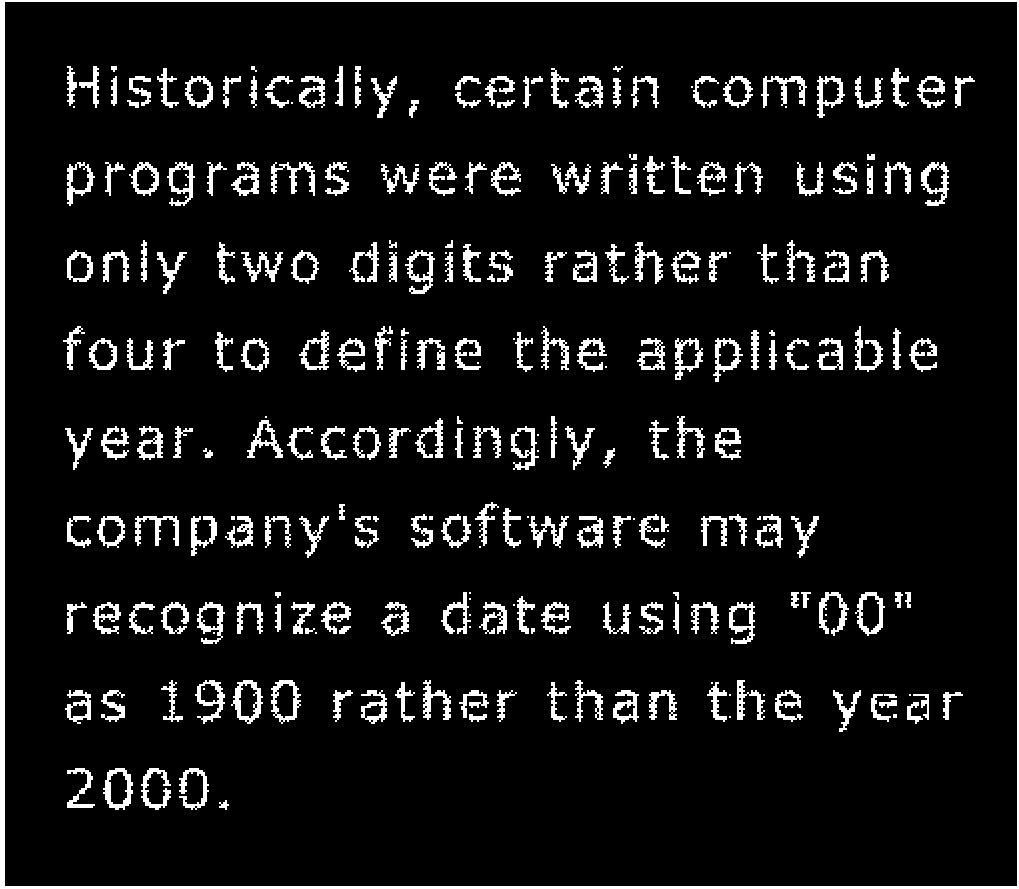
%> input picture Lab4-Morphology-main/Lab4-Morphology-main/assets/text-broken.tif, 1019 x 889 px
$ octave lab4_task1_1.m   (GNU Octave 9; MATLAB toolbox functions it lacks are replaced by stand-ins)
%> lines starting %> are read from the running program, lines starting %| are printed output that depends on the picture; in (x1, y1, x2, y2) boxes, pixels count from 0 and x2, y2 are one past the last pixel; in counts of white or black regions, pixels touching at a corner belong together; the program's own positions count from 1
A = imread('assets/text-broken.tif');
%> A: size 889x1019 logical; 8.3% white; 266 white regions (38 under 20 px), largest, box (x1, y1, x2, y2) and area: (0, 0, 1019, 889) 11283, (231, 680, 263, 724) 536, (921, 162, 949, 206) 524
B1 = [0 1 0;
     1 1 1;
     0 1 0];    % create structuring element
B2 = ones(3,3);
B3 = ones(5,5);
A1 = imdilate(A, B1);
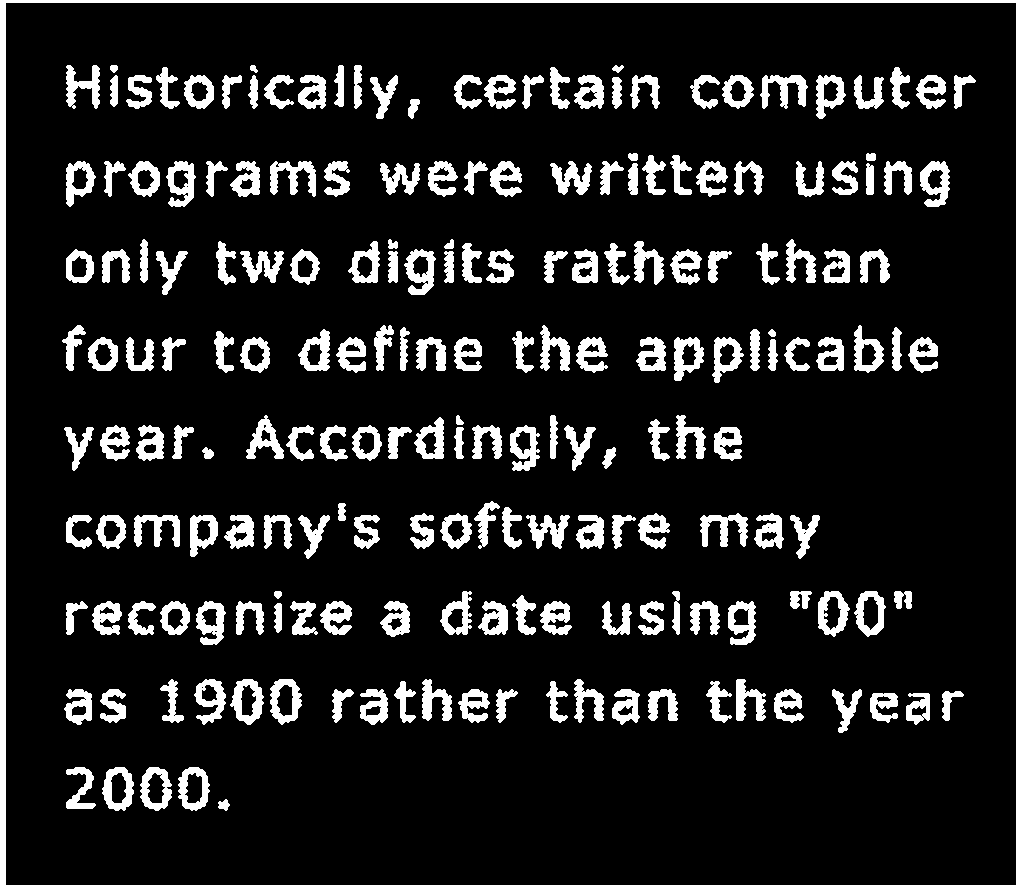
%> A1: size 889x1019 logical; 12.7% white; 202 white regions, largest, box (x1, y1, x2, y2) and area: (0, 0, 1019, 889) 15071, (270, 161, 316, 197) 838, (760, 75, 808, 109) 815
A2 = imdilate(A1, B1);
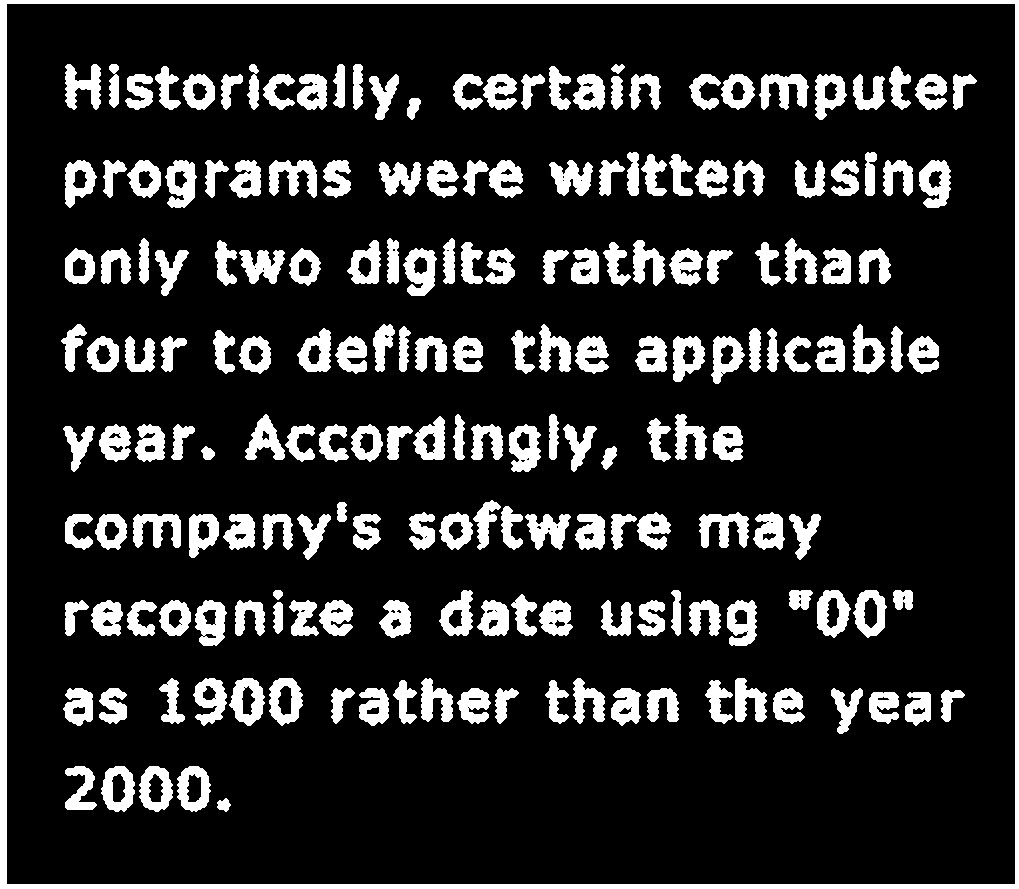
%> A2: size 889x1019 logical; 16.3% white; 194 white regions, largest, box (x1, y1, x2, y2) and area: (0, 0, 1019, 889) 18851, (269, 160, 317, 198) 1087, (759, 74, 809, 110) 1052
A3 = imdilate(A2, B1);
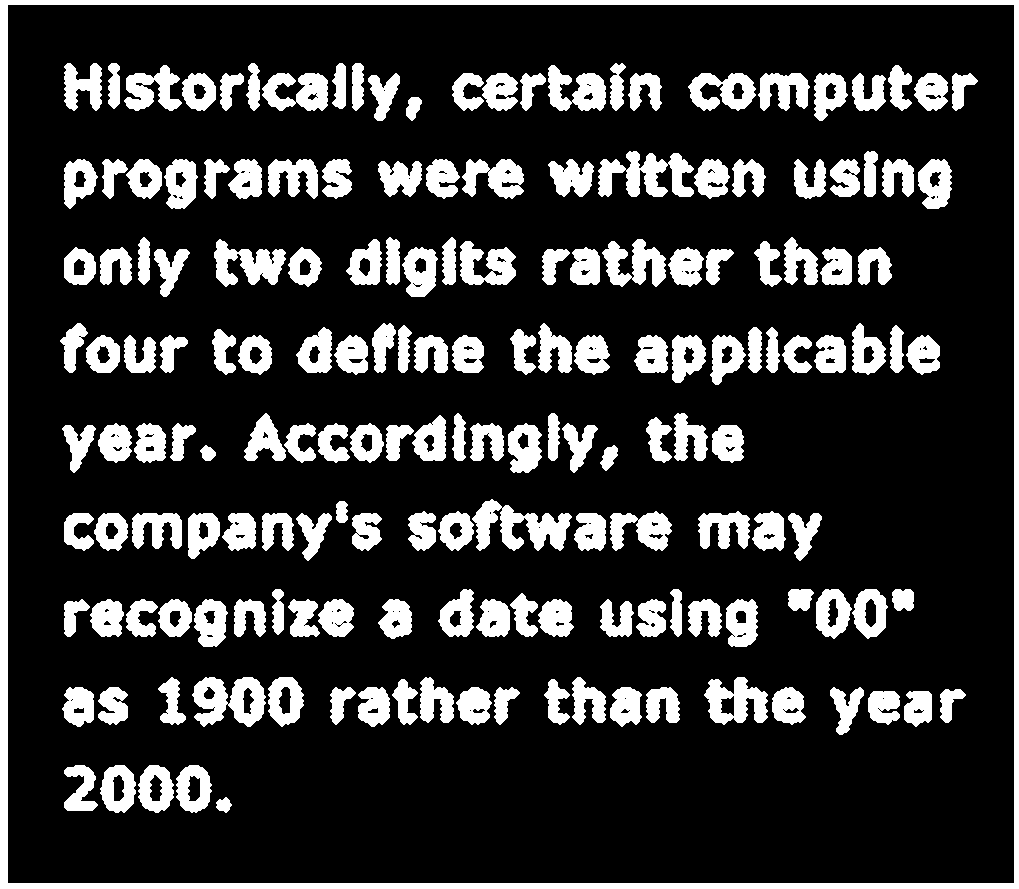
%> A3: size 889x1019 logical; 19.8% white; 176 white regions, largest, box (x1, y1, x2, y2) and area: (0, 0, 1019, 889) 22623, (472, 499, 572, 551) 2611, (598, 151, 694, 197) 2500
A4 = imdilate(A3, B1);
%> A4: size 889x1019 logical; 23.2% white; 125 white regions, largest, box (x1, y1, x2, y2) and area: (0, 0, 1019, 889) 26387, (243, 412, 447, 464) 5873, (407, 498, 573, 552) 5025
A5 = imdilate(A4, B1);
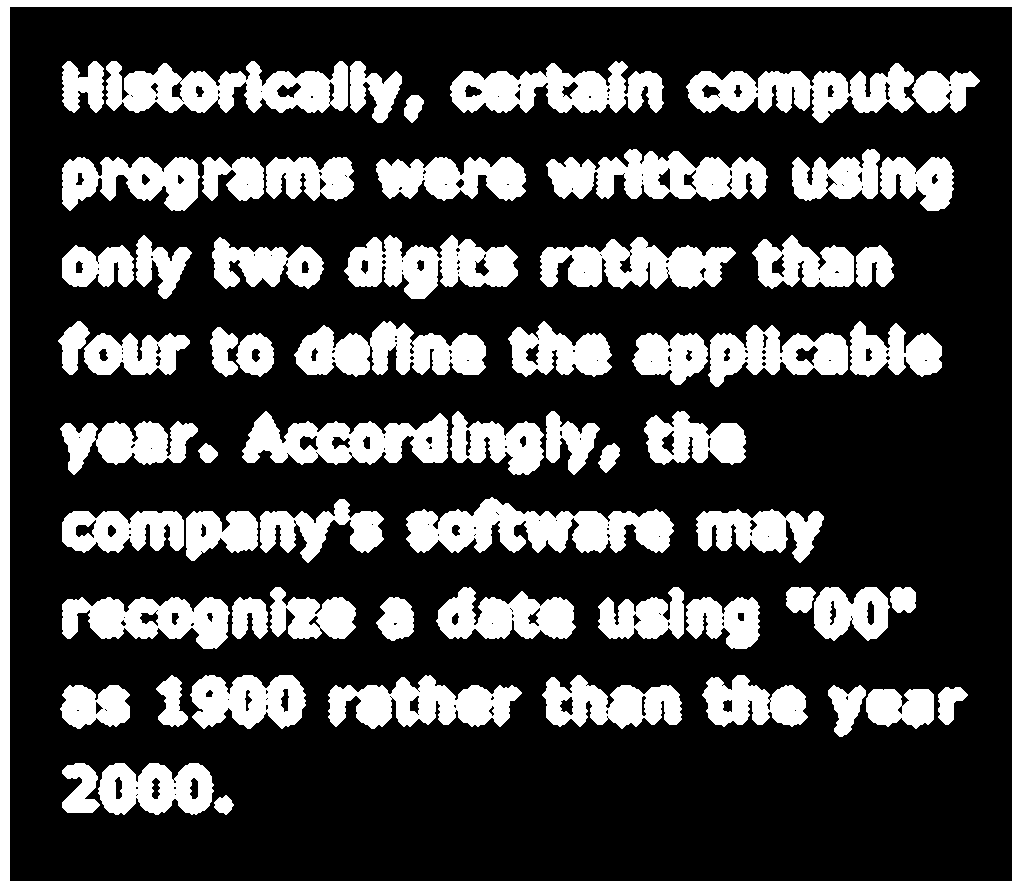
%> A5: size 889x1019 logical; 26.4% white; 65 white regions, largest, box (x1, y1, x2, y2) and area: (0, 0, 1019, 889) 30143, (406, 497, 674, 553) 8920, (106, 61, 348, 113) 8046

montage({A,A2, A5},'Size',[1 3])
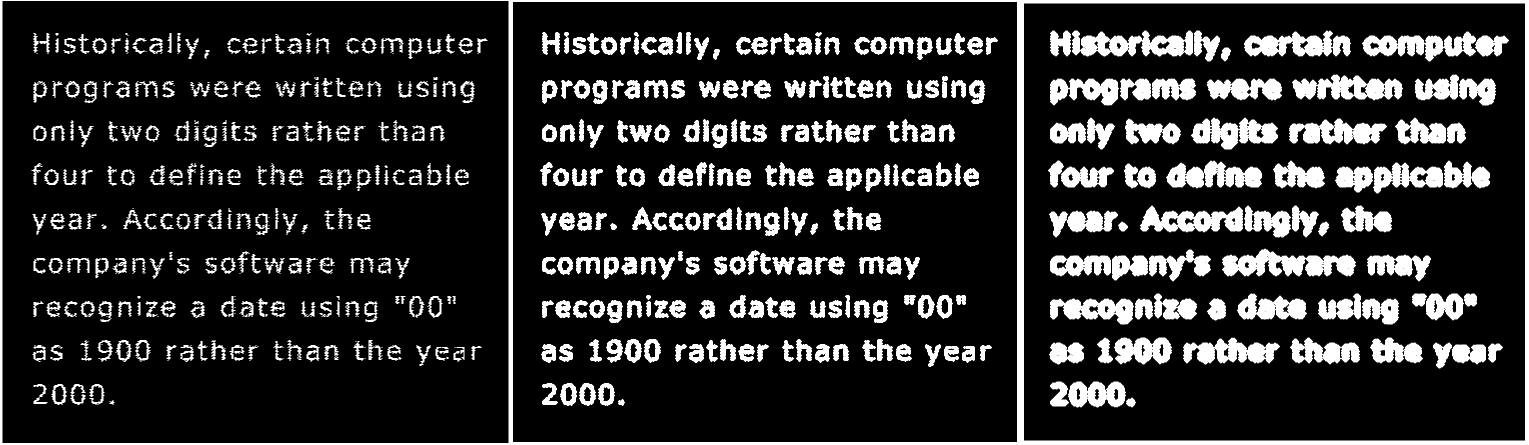
%> displayed picture: size 889x3057 logical (shown at 1/2 size); 17% white; 523 white regions (38 under 20 px), largest, box (x1, y1, x2, y2) and area: (0, 0, 3057, 889) 60277, (2444, 497, 2712, 553) 8920, (2144, 61, 2386, 113) 8046
title("Original image (left), Dilated image with B1 twice (mid), Dilated image with B2 five times (right)")

close all
SE = strel('disk',4);
SE.Neighborhood

$ run again, with Lab4-Morphology-main/Lab4-Morphology-main/assets/fingerprint-noisy.tif copied over Lab4-Morphology-main/Lab4-Morphology-main/assets/text-broken.tif
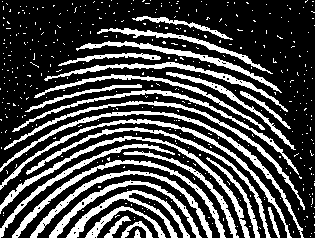
%> input picture Lab4-Morphology-main/Lab4-Morphology-main/assets/fingerprint-noisy.tif, 315 x 238 px
%> A: size 238x315 logical; 28.5% white; 414 white regions (387 under 20 px), largest, box (x1, y1, x2, y2) and area: (0, 111, 304, 238) 1388, (0, 136, 250, 238) 1372, (0, 119, 292, 238) 1337
%> A1: size 238x315 logical; 44.6% white; 278 white regions (248 under 20 px), largest, box (x1, y1, x2, y2) and area: (0, 96, 306, 238) 10524, (11, 71, 303, 180) 3789, (48, 179, 203, 238) 3651
%> A2: size 238x315 logical; 61.2% white; 143 black regions (56 under 20 px), largest, box (x1, y1, x2, y2) and area: (0, 0, 315, 238) 18886, (0, 143, 124, 226) 493, (20, 166, 123, 238) 485
%> A3: size 238x315 logical; 76.3% white; 349 black regions (294 under 20 px), largest, box (x1, y1, x2, y2) and area: (178, 0, 315, 206) 7112, (0, 0, 176, 108) 5459, (21, 172, 101, 238) 254
%> A4: size 238x315 logical; 85.9% white; 163 black regions (134 under 20 px), largest, box (x1, y1, x2, y2) and area: (179, 0, 315, 110) 4706, (4, 0, 136, 88) 3119, (278, 111, 310, 148) 337
%> `A5 = imdilate(A4, B1);`:
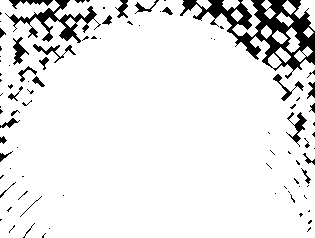
%> A5: size 238x315 logical; 91.2% white; 90 black regions (61 under 20 px), largest, box (x1, y1, x2, y2) and area: (180, 0, 315, 79) 3231, (5, 0, 101, 43) 1048, (286, 112, 307, 147) 211
%> `montage({A,A2, A5},'Size',[1 3])`:
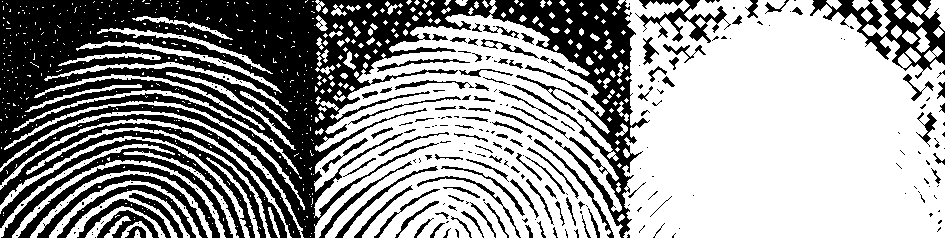
%> displayed picture: size 238x945 logical; 60.3% white; 298 black regions (180 under 20 px), largest, box (x1, y1, x2, y2) and area: (0, 0, 650, 238) 56203, (0, 123, 287, 238) 4710, (0, 139, 245, 238) 4229
